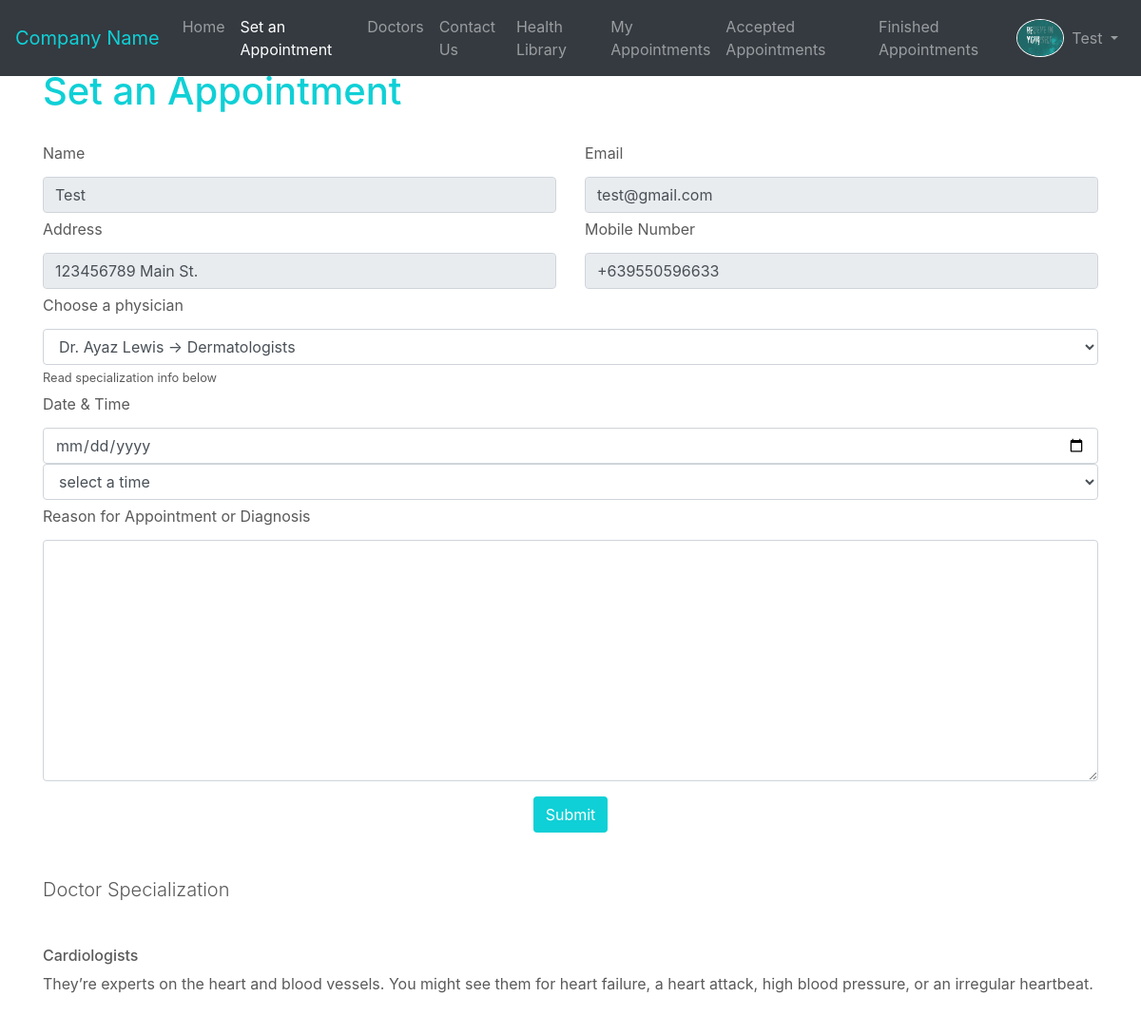
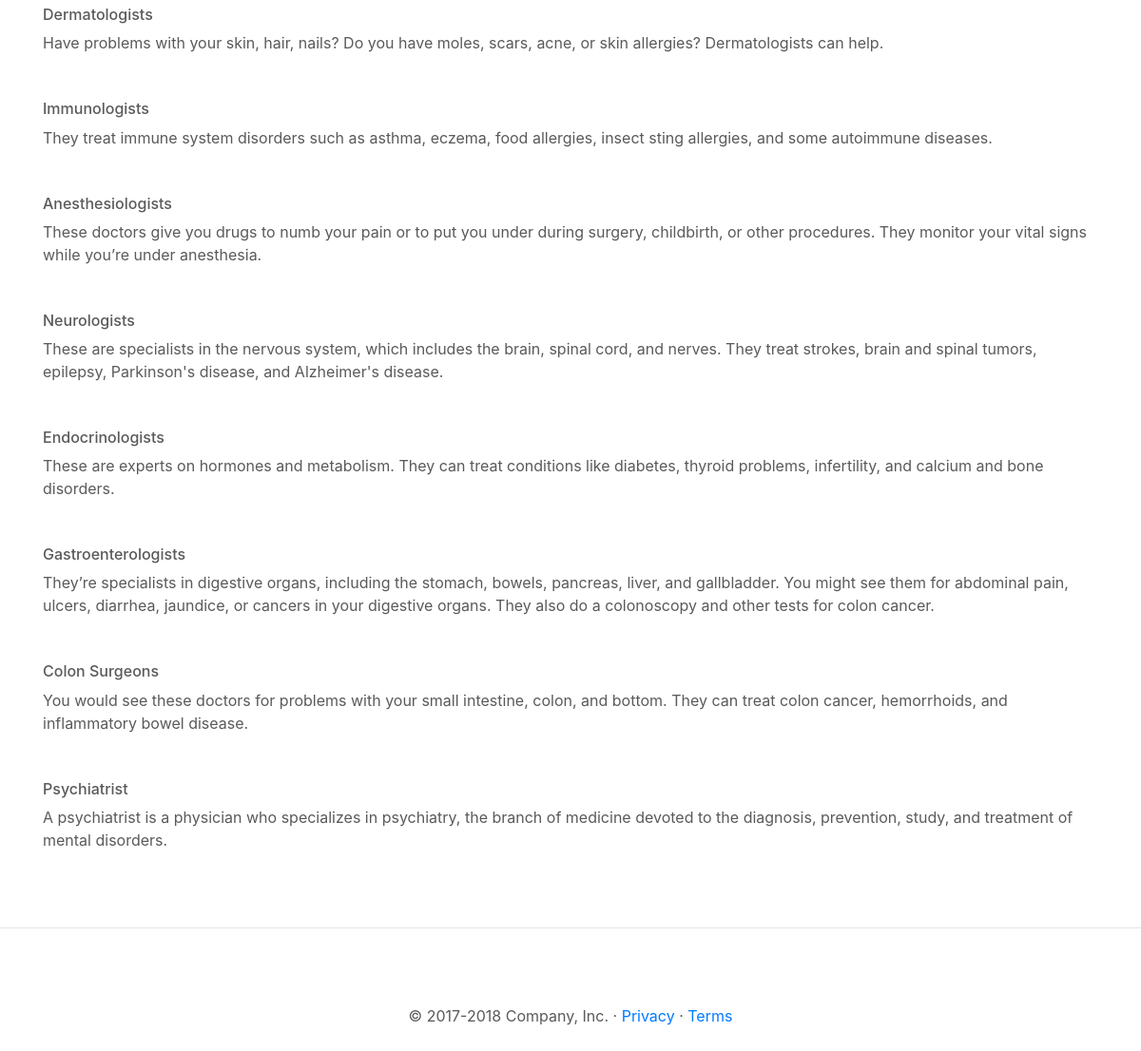
Page /appointment.php?docId=2 (signed in) on the committed database (2 pictures, top to bottom).
### tables this page shows
CREATE TABLE doctor(
`dId` int(11) NOT NULL AUTO_INCREMENT,
`dName` varchar(255) NOT NULL,
`dEmail` varchar(255) NOT NULL,
`dAddress` varchar(255) NOT NULL,
`dMobile` varchar(255) NOT NULL,
`dSpecialization` varchar(255) NOT NULL,
`dSpecializationInfo` TEXT NOT NULL,
`dProfileImg` varchar(255) NOT NULL,
`dFee` int(11) NOT NULL,
`dMadeOn` TIMESTAMP NOT NULL DEFAULT CURRENT_TIMESTAMP,
`dPassword` varchar(255) NOT NULL,
PRIMARY KEY(`dId`)
);

### appointment.php (the view, shortened to what this page needs)
<?php
require_once 'connect.php';
?>
<!doctype html>
<html lang="en">
<head>
    <link rel="stylesheet" href="https://cdn.jsdelivr.net/npm/bootstrap@4.5.3/dist/css/bootstrap.min.css">
    <link rel="stylesheet" href="css/main.css" />
</head>
<body>
    <header>
        <nav class="navbar navbar-expand-md navbar-dark fixed-top bg-dark">
            <a class="navbar-brand " i id="primaryColor" href="main.php">Company Name</a>
            <div class="collapse navbar-collapse" id="navbarCollapse">
                <ul class="navbar-nav mr-auto">
                    <li class="nav-item">
                        <a class="nav-link" href="main.php">Home <span class="sr-only">(current)</span></a>
                    </li>
                    <li class="nav-item active">
                        <a class="nav-link" href="appointment.php">Set an Appointment</a>
                    </li>
                    <li class="nav-item">
                        <a class="nav-link " href="doctors.php">Doctors</a>
                    </li>
                    <li class="nav-item">
                        <a class="nav-link " href="contactus.php">Contact Us</a>
                    </li>
                    <li class="nav-item">
                        <a class="nav-link " href="healthLibrary.php">Health Library</a>
                    </li>
                    <li class="nav-item">
                        <a class="nav-link " href="myappointment.php">My Appointments</a>
                    </li>
                    <li class="nav-item">
                        <a class="nav-link " href="acceptedAppointment.php">Accepted Appointments</a>
                    </li>
                    <li class="nav-item">
                        <a class="nav-link " href="finishedAppointment.php">Finished Appointments</a>
                    </li>
                </ul>
                <ul class="navbar-nav ml-auto">
                    <img src="upload/user_profile_img/<?= $_SESSION['profile']; ?>" width="50" style="border:1px solid #fff; border-radius: 50%;" alt="">
                    <li class="nav-item dropdown">
                        <a class="nav-link dropdown-toggle" href="#" id="navbarDropdown" role="button" data-toggle="dropdown" aria-haspopup="true" aria-expanded="false">
                            <?= $_SESSION['name']; ?>
                        </a>
                    </li>
                </ul>
            </div>
        </nav>
    </header>
    <main role="main">
        <div class="container">
            <div class="mt-4 mb-4">
                <h1 class="Display-4" id="primaryColor">Set an Appointment</h1>
            </div>
            <form action="appointment.php" method="post">
                <div class="row">
                    <div class="col">
                        <label>Name</label>
                        <input type="text" name="name" class="form-control" value="<?= $_SESSION['name']; ?>" readonly>
                    </div>
                    <div class="col">
                        <label>Email</label>
                        <input type="text" name="email" class="form-control" value="<?= $_SESSION['email']; ?>" readonly>
                    </div>
                </div>
                <div class="row">
                    <div class="col">
                        <label>Address</label>
                        <input type="text" name="address" class="form-control" value="<?= $_SESSION['address']; ?>" readonly>
                    </div>
                    <div class="col">
                        <label>Mobile Number</label>
                        <input type="tel" name="mobileNumber" class="form-control" value="<?= $_SESSION['mobile']; ?>" readonly>
                    </div>
                </div>
                <?php
                if (isset($_GET['docId'])) {
                ?>
                    <label for="">Choose a physician</label>
                    <select class="form-control" name="selectDoctor" required>
                        <?php
                        $sql = "SELECT * FROM doctor";
                        $stmt = $con->prepare($sql);
                        $stmt->execute();
                        while ($doctor = $stmt->fetch(PDO::FETCH_ASSOC)) :
                        ?>
                            <?php
                            if ($doctor['dId'] == $_GET['docId']) {
                            ?>
                                <option value="<?= $doctor['dName']; ?>" selected><?= $doctor['dName']; ?> -> <?= $doctor['dSpecialization']; ?> </option>
                            <?php
                            } else {
                            ?>
                                <option value="<?= $doctor['dName']; ?>"><?= $doctor['dName']; ?> -> <?= $doctor['dSpecialization']; ?> </option>
                            <?php
                            }
                            ?>
                        <?php endwhile; ?>
                    </select>
                <?php
                }
                ?>
                <div>
                    <small>Read specialization info below</small>
                </div>
                <label for="">Date & Time</label>
                <?= (isset($_GET['errDate']) && $_GET['errDate'] == "date_already_pass_by") ? '<input type="date" class="form-control is-invalid" name="dateOfAppointment" required>' : '<input type="date" class="form-control" name="dateOfAppointment" required>'; ?>
                <?= ((isset($_GET['errTime']) && $_GET['errTime'] == "all_ready_taken_time") || (isset($_GET['errDup']) && $_GET['errDup'] == "you_have_already_an_appointment_in_that_time_with_different_doctor") || (isset($_GET['errDup1']) && $_GET['errDup1'] == "you_already_made_an_appointment")) ? '<select class="form-control is-invalid" name="selectTime" required>' : '<select class="form-control" name="selectTime" required>'; ?>
                <option value="">select a time</option>
                </select>
                <label for="">Reason for Appointment or Diagnosis</label>
                <textarea name="reasonAppointment" class="form-control resize-0" cols="30" rows="10" required></textarea>
                <div class="text-center mt-3">
                    <input type="submit" class="btn" id="docBtnApt" value="Submit" name="submitAppointment">
                </div>
            </form>
        </div>
        <div class="container">
            <h4 class="lead my-5">Doctor Specialization</h4>
            <?php
            $sql = "SELECT * FROM doctor";
            $stmt = $con->prepare($sql);
            $stmt->execute();
            while ($doctorSpec = $stmt->fetch(PDO::FETCH_ASSOC)) :
            ?>
                <div class="my-5">
                    <h6><?= $doctorSpec['dSpecialization']; ?></h6>
                    <p><?= $doctorSpec['dSpecializationInfo']; ?></p>
                </div>
            <?php endwhile; ?>
        </div>
        <hr class="featurette-divider">
        <footer class="container text-center">
            <p>&copy; 2017-2018 Company, Inc. &middot; <a href="#">Privacy</a> &middot; <a href="#">Terms</a></p>
        </footer>
    </main>
</body>
</html>

### css/main.css (style rules this page uses)
body { padding-top: 3rem; padding-bottom: 3rem; color: #5a5a5a; }
.featurette-divider { margin: 5rem 0; }
#primaryColor { color: rgb(15, 208, 214); }
#docBtnApt { background: rgb(15, 208, 214); color: #fff; }
label { padding: 5px 0; }

### rows in the picture
doctor: dSpecialization "Cardiologists", dSpecializationInfo "They’re experts on the heart and blood vessels. You might see them for heart failure, a heart attack, high blood pressure, or an irregular heartbeat."
doctor: dSpecialization "Dermatologists", dSpecializationInfo "Have problems with your skin, hair, nails? Do you have moles, scars, acne, or skin allergies? Dermatologists can help."
doctor: dSpecialization "Immunologists", dSpecializationInfo "They treat immune system disorders such as asthma, eczema, food allergies, insect sting allergies, and some autoimmune diseases."
doctor: dSpecialization "Anesthesiologists", dSpecializationInfo "These doctors give you drugs to numb your pain or to put you under during surgery, childbirth, or other procedures. They monitor your vital signs while you’re under anesthesia."
doctor: dSpecialization "Neurologists", dSpecializationInfo "These are specialists in the nervous system, which includes the brain, spinal cord, and nerves. They treat strokes, brain and spinal tumors, epilepsy, Parkinson's disease, and Alzheimer's disease."
doctor: dSpecialization "Endocrinologists", dSpecializationInfo "These are experts on hormones and metabolism. They can treat conditions like diabetes, thyroid problems, infertility, and calcium and bone disorders."
doctor: dSpecialization "Gastroenterologists", dSpecializationInfo "They’re specialists in digestive organs, including the stomach, bowels, pancreas, liver, and gallbladder. You might see them for abdominal pain, ulcers, diarrhea, jaundice, or cancers in your digestive organs. They also do a colonoscopy and other tests for colon cancer."
doctor: dSpecialization "Colon Surgeons", dSpecializationInfo "You would see these doctors for problems with your small intestine, colon, and bottom. They can treat colon cancer, hemorrhoids, and inflammatory bowel disease."
doctor: dSpecialization "Psychiatrist", dSpecializationInfo "A psychiatrist is a physician who specializes in psychiatry, the branch of medicine devoted to the diagnosis, prevention, study, and treatment of mental disorders."

### other values in the picture
$_SESSION['name'] "Test"
form field selectDoctor "Dr. Ayaz Lewis -> Dermatologists"
